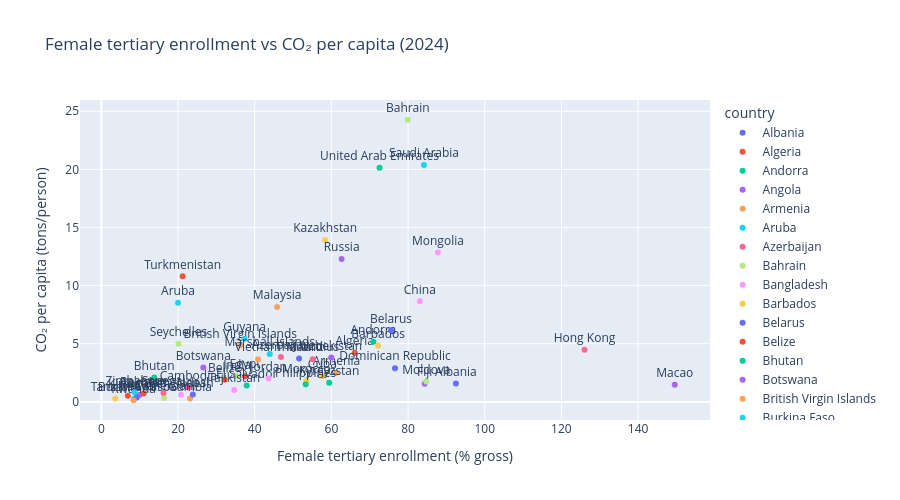

This figure's notebook cell:
### Code cell
# Latest-year static snapshot (for slides)
snapshot_year = viz_df['year'].max()
snap = viz_df[viz_df['year'] == snapshot_year]
fig2 = px.scatter(
    snap,
    x='female_tertiary_enrollment',
    y='co2_per_capita',
    color='country',
    text='country',
    labels={
        'female_tertiary_enrollment': 'Female tertiary enrollment (% gross)',
        'co2_per_capita': 'CO₂ per capita (tons/person)'
    },
    title=f'Female tertiary enrollment vs CO₂ per capita ({snapshot_year})'
)
fig2.update_traces(textposition='top center')
fig2.update_layout(height=500)
fig2.show()

### Figure 1 — Plotly figure (JSON) as saved in the notebook; plotly's stock layout.template omitted (floating-point values rounded to 4 significant figures)
{"data": [{"hovertemplate": "country=%{text}<br>Female tertiary enrollment (% gross)=%{x}<br>CO₂ per capita (tons/person)=%{y}<extra></extra>", "legendgroup": "Albania", "marker": {"color": "#636efa", "symbol": "circle"}, "mode": "markers+text", "name": "Albania", "orientation": "v", "showlegend": true, "text": ["Albania"], "textposition": "top center", "type": "scatter", "x": [92.49], "xaxis": "x", "y": [1.592], "yaxis": "y"}, {"hovertemplate": "country=%{text}<br>Female tertiary enrollment (% gross)=%{x}<br>CO₂ per capita (tons/person)=%{y}<extra></extra>", "legendgroup": "Algeria", "marker": {"color": "#EF553B", "symbol": "circle"}, "mode": "markers+text", "name": "Algeria", "orientation": "v", "showlegend": true, "text": ["Algeria"], "textposition": "top center", "type": "scatter", "x": [66.09], "xaxis": "x", "y": [4.234], "yaxis": "y"}, {"hovertemplate": "country=%{text}<br>Female tertiary enrollment (% gross)=%{x}<br>CO₂ per capita (tons/person)=%{y}<extra></extra>", "legendgroup": "Andorra", "marker": {"color": "#00cc96", "symbol": "circle"}, "mode": "markers+text", "name": "Andorra", "orientation": "v", "showlegend": true, "text": ["Andorra"], "textposition": "top center", "type": "scatter", "x": [70.94], "xaxis": "x", "y": [5.182], "yaxis": "y"}, {"hovertemplate": "country=%{text}<br>Female tertiary enrollment (% gross)=%{x}<br>CO₂ per capita (tons/person)=%{y}<extra></extra>", "legendgroup": "Angola", "marker": {"color": "#ab63fa", "symbol": "circle"}, "mode": "markers+text", "name": "Angola", "orientation": "v", "showlegend": true, "text": ["Angola"], "textposition": "top center", "type": "scatter", "x": [9.898], "xaxis": "x", "y": [0.5895], "yaxis": "y"}, {"hovertemplate": "country=%{text}<br>Female tertiary enrollment (% gross)=%{x}<br>CO₂ per capita (tons/person)=%{y}<extra></extra>", "legendgroup": "Armenia", "marker": {"color": "#FFA15A", "symbol": "circle"}, "mode": "markers+text", "name": "Armenia", "orientation": "v", "showlegend": true, "text": ["Armenia"], "textposition": "top center", "type": "scatter", "x": [61.3], "xaxis": "x", "y": [2.499], "yaxis": "y"}, {"hovertemplate": "country=%{text}<br>Female tertiary enrollment (% gross)=%{x}<br>CO₂ per capita (tons/person)=%{y}<extra></extra>", "legendgroup": "Aruba", "marker": {"color": "#19d3f3", "symbol": "circle"}, "mode": "markers+text", "name": "Aruba", "orientation": "v", "showlegend": true, "text": ["Aruba"], "textposition": "top center", "type": "scatter", "x": [19.99], "xaxis": "x", "y": [8.518], "yaxis": "y"}, {"hovertemplate": "country=%{text}<br>Female tertiary enrollment (% gross)=%{x}<br>CO₂ per capita (tons/person)=%{y}<extra></extra>", "legendgroup": "Azerbaijan", "marker": {"color": "#FF6692", "symbol": "circle"}, "mode": "markers+text", "name": "Azerbaijan", "orientation": "v", "showlegend": true, "text": ["Azerbaijan"], "textposition": "top center", "type": "scatter", "x": [46.85], "xaxis": "x", "y": [3.853], "yaxis": "y"}, {"hovertemplate": "country=%{text}<br>Female tertiary enrollment (% gross)=%{x}<br>CO₂ per capita (tons/person)=%{y}<extra></extra>", "legendgroup": "Bahrain", "marker": {"color": "#B6E880", "symbol": "circle"}, "mode": "markers+text", "name": "Bahrain", "orientation": "v", "showlegend": true, "text": ["Bahrain"], "textposition": "top center", "type": "scatter", "x": [79.94], "xaxis": "x", "y": [24.27], "yaxis": "y"}, {"hovertemplate": "country=%{text}<br>Female tertiary enrollment (% gross)=%{x}<br>CO₂ per capita (tons/person)=%{y}<extra></extra>", "legendgroup": "Bangladesh", "marker": {"color": "#FF97FF", "symbol": "circle"}, "mode": "markers+text", "name": "Bangladesh", "orientation": "v", "showlegend": true, "text": ["Bangladesh"], "textposition": "top center", "type": "scatter", "x": [20.79], "xaxis": "x", "y": [0.6241], "yaxis": "y"}, {"hovertemplate": "country=%{text}<br>Female tertiary enrollment (% gross)=%{x}<br>CO₂ per capita (tons/person)=%{y}<extra></extra>", "legendgroup": "Barbados", "marker": {"color": "#FECB52", "symbol": "circle"}, "mode": "markers+text", "name": "Barbados", "orientation": "v", "showlegend": true, "text": ["Barbados"], "textposition": "top center", "type": "scatter", "x": [72.2], "xaxis": "x", "y": [4.833], "yaxis": "y"}, {"hovertemplate": "country=%{text}<br>Female tertiary enrollment (% gross)=%{x}<br>CO₂ per capita (tons/person)=%{y}<extra></extra>", "legendgroup": "Belarus", "marker": {"color": "#636efa", "symbol": "circle"}, "mode": "markers+text", "name": "Belarus", "orientation": "v", "showlegend": true, "text": ["Belarus"], "textposition": "top center", "type": "scatter", "x": [75.55], "xaxis": "x", "y": [6.163], "yaxis": "y"}, {"hovertemplate": "country=%{text}<br>Female tertiary enrollment (% gross)=%{x}<br>CO₂ per capita (tons/person)=%{y}<extra></extra>", "legendgroup": "Belize", "marker": {"color": "#EF553B", "symbol": "circle"}, "mode": "markers+text", "name": "Belize", "orientation": "v", "showlegend": true, "text": ["Belize"], "textposition": "top center", "type": "scatter", "x": [32.14], "xaxis": "x", "y": [1.909], "yaxis": "y"}, {"hovertemplate": "country=%{text}<br>Female tertiary enrollment (% gross)=%{x}<br>CO₂ per capita (tons/person)=%{y}<extra></extra>", "legendgroup": "Bhutan", "marker": {"color": "#00cc96", "symbol": "circle"}, "mode": "markers+text", "name": "Bhutan", "orientation": "v", "showlegend": true, "text": ["Bhutan"], "textposition": "top center", "type": "scatter", "x": [13.79], "xaxis": "x", "y": [2.094], "yaxis": "y"}, {"hovertemplate": "country=%{text}<br>Female tertiary enrollment (% gross)=%{x}<br>CO₂ per capita (tons/person)=%{y}<extra></extra>", "legendgroup": "Botswana", "marker": {"color": "#ab63fa", "symbol": "circle"}, "mode": "markers+text", "name": "Botswana", "orientation": "v", "showlegend": true, "text": ["Botswana"], "textposition": "top center", "type": "scatter", "x": [26.59], "xaxis": "x", "y": [2.96], "yaxis": "y"}, {"hovertemplate": "country=%{text}<br>Female tertiary enrollment (% gross)=%{x}<br>CO₂ per capita (tons/person)=%{y}<extra></extra>", "legendgroup": "British Virgin Islands", "marker": {"color": "#FFA15A", "symbol": "circle"}, "mode": "markers+text", "name": "British Virgin Islands", "orientation": "v", "showlegend": true, "text": ["British Virgin Islands"], "textposition": "top center", "type": "scatter", "x": [36.24], "xaxis": "x", "y": [4.874], "yaxis": "y"}, {"hovertemplate": "country=%{text}<br>Female tertiary enrollment (% gross)=%{x}<br>CO₂ per capita (tons/person)=%{y}<extra></extra>", "legendgroup": "Burkina Faso", "marker": {"color": "#19d3f3", "symbol": "circle"}, "mode": "markers+text", "name": "Burkina Faso", "orientation": "v", "showlegend": true, "text": ["Burkina Faso"], "textposition": "top center", "type": "scatter", "x": [8.529], "xaxis": "x", "y": [0.2763], "yaxis": "y"}, {"hovertemplate": "country=%{text}<br>Female tertiary enrollment (% gross)=%{x}<br>CO₂ per capita (tons/person)=%{y}<extra></extra>", "legendgroup": "Cambodia", "marker": {"color": "#FF6692", "symbol": "circle"}, "mode": "markers+text", "name": "Cambodia", "orientation": "v", "showlegend": true, "text": ["Cambodia"], "textposition": "top center", "type": "scatter", "x": [22.69], "xaxis": "x", "y": [1.241], "yaxis": "y"}, {"hovertemplate": "country=%{text}<br>Female tertiary enrollment (% gross)=%{x}<br>CO₂ per capita (tons/person)=%{y}<extra></extra>", "legendgroup": "Cameroon", "marker": {"color": "#B6E880", "symbol": "circle"}, "mode": "markers+text", "name": "Cameroon", "orientation": "v", "showlegend": true, "text": ["Cameroon"], "textposition": "top center", "type": "scatter", "x": [16.36], "xaxis": "x", "y": [0.3307], "yaxis": "y"}, {"hovertemplate": "country=%{text}<br>Female tertiary enrollment (% gross)=%{x}<br>CO₂ per capita (tons/person)=%{y}<extra></extra>", "legendgroup": "China", "marker": {"color": "#FF97FF", "symbol": "circle"}, "mode": "markers+text", "name": "China", "orientation": "v", "showlegend": true, "text": ["China"], "textposition": "top center", "type": "scatter", "x": [83.07], "xaxis": "x", "y": [8.658], "yaxis": "y"}, {"hovertemplate": "country=%{text}<br>Female tertiary enrollment (% gross)=%{x}<br>CO₂ per capita (tons/person)=%{y}<extra></extra>", "legendgroup": "Cuba", "marker": {"color": "#FECB52", "symbol": "circle"}, "mode": "markers+text", "name": "Cuba", "orientation": "v", "showlegend": true, "text": ["Cuba"], "textposition": "top center", "type": "scatter", "x": [57.64], "xaxis": "x", "y": [2.226], "yaxis": "y"}, {"hovertemplate": "country=%{text}<br>Female tertiary enrollment (% gross)=%{x}<br>CO₂ per capita (tons/person)=%{y}<extra></extra>", "legendgroup": "Dominican Republic", "marker": {"color": "#636efa", "symbol": "circle"}, "mode": "markers+text", "name": "Dominican Republic", "orientation": "v", "showlegend": true, "text": ["Dominican Republic"], "textposition": "top center", "type": "scatter", "x": [76.59], "xaxis": "x", "y": [2.899], "yaxis": "y"}, {"hovertemplate": "country=%{text}<br>Female tertiary enrollment (% gross)=%{x}<br>CO₂ per capita (tons/person)=%{y}<extra></extra>", "legendgroup": "Egypt", "marker": {"color": "#EF553B", "symbol": "circle"}, "mode": "markers+text", "name": "Egypt", "orientation": "v", "showlegend": true, "text": ["Egypt"], "textposition": "top center", "type": "scatter", "x": [37.48], "xaxis": "x", "y": [2.217], "yaxis": "y"}, {"hovertemplate": "country=%{text}<br>Female tertiary enrollment (% gross)=%{x}<br>CO₂ per capita (tons/person)=%{y}<extra></extra>", "legendgroup": "El Salvador", "marker": {"color": "#00cc96", "symbol": "circle"}, "mode": "markers+text", "name": "El Salvador", "orientation": "v", "showlegend": true, "text": ["El Salvador"], "textposition": "top center", "type": "scatter", "x": [37.9], "xaxis": "x", "y": [1.416], "yaxis": "y"}, {"hovertemplate": "country=%{text}<br>Female tertiary enrollment (% gross)=%{x}<br>CO₂ per capita (tons/person)=%{y}<extra></extra>", "legendgroup": "Fiji", "marker": {"color": "#ab63fa", "symbol": "circle"}, "mode": "markers+text", "name": "Fiji", "orientation": "v", "showlegend": true, "text": ["Fiji"], "textposition": "top center", "type": "scatter", "x": [84.34], "xaxis": "x", "y": [1.556], "yaxis": "y"}, {"hovertemplate": "country=%{text}<br>Female tertiary enrollment (% gross)=%{x}<br>CO₂ per capita (tons/person)=%{y}<extra></extra>", "legendgroup": "Gambia", "marker": {"color": "#FFA15A", "symbol": "circle"}, "mode": "markers+text", "name": "Gambia", "orientation": "v", "showlegend": true, "text": ["Gambia"], "textposition": "top center", "type": "scatter", "x": [23.14], "xaxis": "x", "y": [0.2909], "yaxis": "y"}, {"hovertemplate": "country=%{text}<br>Female tertiary enrollment (% gross)=%{x}<br>CO₂ per capita (tons/person)=%{y}<extra></extra>", "legendgroup": "Guyana", "marker": {"color": "#19d3f3", "symbol": "circle"}, "mode": "markers+text", "name": "Guyana", "orientation": "v", "showlegend": true, "text": ["Guyana"], "textposition": "top center", "type": "scatter", "x": [37.36], "xaxis": "x", "y": [5.427], "yaxis": "y"}, {"hovertemplate": "country=%{text}<br>Female tertiary enrollment (% gross)=%{x}<br>CO₂ per capita (tons/person)=%{y}<extra></extra>", "legendgroup": "Hong Kong", "marker": {"color": "#FF6692", "symbol": "circle"}, "mode": "markers+text", "name": "Hong Kong", "orientation": "v", "showlegend": true, "text": ["Hong Kong"], "textposition": "top center", "type": "scatter", "x": [126.0], "xaxis": "x", "y": [4.494], "yaxis": "y"}, {"hovertemplate": "country=%{text}<br>Female tertiary enrollment (% gross)=%{x}<br>CO₂ per capita (tons/person)=%{y}<extra></extra>", "legendgroup": "India", "marker": {"color": "#B6E880", "symbol": "circle"}, "mode": "markers+text", "name": "India", "orientation": "v", "showlegend": true, "text": ["India"], "textposition": "top center", "type": "scatter", "x": [35.41], "xaxis": "x", "y": [2.201], "yaxis": "y"}, {"hovertemplate": "country=%{text}<br>Female tertiary enrollment (% gross)=%{x}<br>CO₂ per capita (tons/person)=%{y}<extra></extra>", "legendgroup": "Jordan", "marker": {"color": "#FF97FF", "symbol": "circle"}, "mode": "markers+text", "name": "Jordan", "orientation": "v", "showlegend": true, "text": ["Jordan"], "textposition": "top center", "type": "scatter", "x": [43.61], "xaxis": "x", "y": [2.01], "yaxis": "y"}, {"hovertemplate": "country=%{text}<br>Female tertiary enrollment (% gross)=%{x}<br>CO₂ per capita (tons/person)=%{y}<extra></extra>", "legendgroup": "Kazakhstan", "marker": {"color": "#FECB52", "symbol": "circle"}, "mode": "markers+text", "name": "Kazakhstan", "orientation": "v", "showlegend": true, "text": ["Kazakhstan"], "textposition": "top center", "type": "scatter", "x": [58.38], "xaxis": "x", "y": [13.94], "yaxis": "y"}, {"hovertemplate": "country=%{text}<br>Female tertiary enrollment (% gross)=%{x}<br>CO₂ per capita (tons/person)=%{y}<extra></extra>", "legendgroup": "Kenya", "marker": {"color": "#636efa", "symbol": "circle"}, "mode": "markers+text", "name": "Kenya", "orientation": "v", "showlegend": true, "text": ["Kenya"], "textposition": "top center", "type": "scatter", "x": [9.228], "xaxis": "x", "y": [0.3761], "yaxis": "y"}, {"hovertemplate": "country=%{text}<br>Female tertiary enrollment (% gross)=%{x}<br>CO₂ per capita (tons/person)=%{y}<extra></extra>", "legendgroup": "Kiribati", "marker": {"color": "#EF553B", "symbol": "circle"}, "mode": "markers+text", "name": "Kiribati", "orientation": "v", "showlegend": true, "text": ["Kiribati"], "textposition": "top center", "type": "scatter", "x": [6.912], "xaxis": "x", "y": [0.5386], "yaxis": "y"}, {"hovertemplate": "country=%{text}<br>Female tertiary enrollment (% gross)=%{x}<br>CO₂ per capita (tons/person)=%{y}<extra></extra>", "legendgroup": "Kyrgyzstan", "marker": {"color": "#00cc96", "symbol": "circle"}, "mode": "markers+text", "name": "Kyrgyzstan", "orientation": "v", "showlegend": true, "text": ["Kyrgyzstan"], "textposition": "top center", "type": "scatter", "x": [59.43], "xaxis": "x", "y": [1.638], "yaxis": "y"}, {"hovertemplate": "country=%{text}<br>Female tertiary enrollment (% gross)=%{x}<br>CO₂ per capita (tons/person)=%{y}<extra></extra>", "legendgroup": "Macao", "marker": {"color": "#ab63fa", "symbol": "circle"}, "mode": "markers+text", "name": "Macao", "orientation": "v", "showlegend": true, "text": ["Macao"], "textposition": "top center", "type": "scatter", "x": [149.6], "xaxis": "x", "y": [1.467], "yaxis": "y"}, {"hovertemplate": "country=%{text}<br>Female tertiary enrollment (% gross)=%{x}<br>CO₂ per capita (tons/person)=%{y}<extra></extra>", "legendgroup": "Malaysia", "marker": {"color": "#FFA15A", "symbol": "circle"}, "mode": "markers+text", "name": "Malaysia", "orientation": "v", "showlegend": true, "text": ["Malaysia"], "textposition": "top center", "type": "scatter", "x": [45.85], "xaxis": "x", "y": [8.162], "yaxis": "y"}, {"hovertemplate": "country=%{text}<br>Female tertiary enrollment (% gross)=%{x}<br>CO₂ per capita (tons/person)=%{y}<extra></extra>", "legendgroup": "Marshall Islands", "marker": {"color": "#19d3f3", "symbol": "circle"}, "mode": "markers+text", "name": "Marshall Islands", "orientation": "v", "showlegend": true, "text": ["Marshall Islands"], "textposition": "top center", "type": "scatter", "x": [43.93], "xaxis": "x", "y": [4.112], "yaxis": "y"}, {"hovertemplate": "country=%{text}<br>Female tertiary enrollment (% gross)=%{x}<br>CO₂ per capita (tons/person)=%{y}<extra></extra>", "legendgroup": "Mauritius", "marker": {"color": "#FF6692", "symbol": "circle"}, "mode": "markers+text", "name": "Mauritius", "orientation": "v", "showlegend": true, "text": ["Mauritius"], "textposition": "top center", "type": "scatter", "x": [55.13], "xaxis": "x", "y": [3.677], "yaxis": "y"}, {"hovertemplate": "country=%{text}<br>Female tertiary enrollment (% gross)=%{x}<br>CO₂ per capita (tons/person)=%{y}<extra></extra>", "legendgroup": "Moldova", "marker": {"color": "#B6E880", "symbol": "circle"}, "mode": "markers+text", "name": "Moldova", "orientation": "v", "showlegend": true, "text": ["Moldova"], "textposition": "top center", "type": "scatter", "x": [84.76], "xaxis": "x", "y": [1.755], "yaxis": "y"}, {"hovertemplate": "country=%{text}<br>Female tertiary enrollment (% gross)=%{x}<br>CO₂ per capita (tons/person)=%{y}<extra></extra>", "legendgroup": "Mongolia", "marker": {"color": "#FF97FF", "symbol": "circle"}, "mode": "markers+text", "name": "Mongolia", "orientation": "v", "showlegend": true, "text": ["Mongolia"], "textposition": "top center", "type": "scatter", "x": [87.79], "xaxis": "x", "y": [12.86], "yaxis": "y"}, {"hovertemplate": "country=%{text}<br>Female tertiary enrollment (% gross)=%{x}<br>CO₂ per capita (tons/person)=%{y}<extra></extra>", "legendgroup": "Morocco", "marker": {"color": "#FECB52", "symbol": "circle"}, "mode": "markers+text", "name": "Morocco", "orientation": "v", "showlegend": true, "text": ["Morocco"], "textposition": "top center", "type": "scatter", "x": [53.48], "xaxis": "x", "y": [1.814], "yaxis": "y"}, {"hovertemplate": "country=%{text}<br>Female tertiary enrollment (% gross)=%{x}<br>CO₂ per capita (tons/person)=%{y}<extra></extra>", "legendgroup": "Nepal", "marker": {"color": "#636efa", "symbol": "circle"}, "mode": "markers+text", "name": "Nepal", "orientation": "v", "showlegend": true, "text": ["Nepal"], "textposition": "top center", "type": "scatter", "x": [23.87], "xaxis": "x", "y": [0.6332], "yaxis": "y"}, {"hovertemplate": "country=%{text}<br>Female tertiary enrollment (% gross)=%{x}<br>CO₂ per capita (tons/person)=%{y}<extra></extra>", "legendgroup": "Pakistan", "marker": {"color": "#EF553B", "symbol": "circle"}, "mode": "markers+text", "name": "Pakistan", "orientation": "v", "showlegend": true, "text": ["Pakistan"], "textposition": "top center", "type": "scatter", "x": [11.01], "xaxis": "x", "y": [0.7156], "yaxis": "y"}, {"hovertemplate": "country=%{text}<br>Female tertiary enrollment (% gross)=%{x}<br>CO₂ per capita (tons/person)=%{y}<extra></extra>", "legendgroup": "Philippines", "marker": {"color": "#00cc96", "symbol": "circle"}, "mode": "markers+text", "name": "Philippines", "orientation": "v", "showlegend": true, "text": ["Philippines"], "textposition": "top center", "type": "scatter", "x": [53.3], "xaxis": "x", "y": [1.51], "yaxis": "y"}, {"hovertemplate": "country=%{text}<br>Female tertiary enrollment (% gross)=%{x}<br>CO₂ per capita (tons/person)=%{y}<extra></extra>", "legendgroup": "Russia", "marker": {"color": "#ab63fa", "symbol": "circle"}, "mode": "markers+text", "name": "Russia", "orientation": "v", "showlegend": true, "text": ["Russia"], "textposition": "top center", "type": "scatter", "x": [62.67], "xaxis": "x", "y": [12.29], "yaxis": "y"}, {"hovertemplate": "country=%{text}<br>Female tertiary enrollment (% gross)=%{x}<br>CO₂ per capita (tons/person)=%{y}<extra></extra>", "legendgroup": "Rwanda", "marker": {"color": "#FFA15A", "symbol": "circle"}, "mode": "markers+text", "name": "Rwanda", "orientation": "v", "showlegend": true, "text": ["Rwanda"], "textposition": "top center", "type": "scatter", "x": [8.403], "xaxis": "x", "y": [0.1426], "yaxis": "y"}, {"hovertemplate": "country=%{text}<br>Female tertiary enrollment (% gross)=%{x}<br>CO₂ per capita (tons/person)=%{y}<extra></extra>", "legendgroup": "Saudi Arabia", "marker": {"color": "#19d3f3", "symbol": "circle"}, "mode": "markers+text", "name": "Saudi Arabia", "orientation": "v", "showlegend": true, "text": ["Saudi Arabia"], "textposition": "top center", "type": "scatter", "x": [84.15], "xaxis": "x", "y": [20.38], "yaxis": "y"}, {"hovertemplate": "country=%{text}<br>Female tertiary enrollment (% gross)=%{x}<br>CO₂ per capita (tons/person)=%{y}<extra></extra>", "legendgroup": "Senegal", "marker": {"color": "#FF6692", "symbol": "circle"}, "mode": "markers+text", "name": "Senegal", "orientation": "v", "showlegend": true, "text": ["Senegal"], "textposition": "top center", "type": "scatter", "x": [16.22], "xaxis": "x", "y": [0.7616], "yaxis": "y"}, {"hovertemplate": "country=%{text}<br>Female tertiary enrollment (% gross)=%{x}<br>CO₂ per capita (tons/person)=%{y}<extra></extra>", "legendgroup": "Seychelles", "marker": {"color": "#B6E880", "symbol": "circle"}, "mode": "markers+text", "name": "Seychelles", "orientation": "v", "showlegend": true, "text": ["Seychelles"], "textposition": "top center", "type": "scatter", "x": [20.11], "xaxis": "x", "y": [5.003], "yaxis": "y"}, {"hovertemplate": "country=%{text}<br>Female tertiary enrollment (% gross)=%{x}<br>CO₂ per capita (tons/person)=%{y}<extra></extra>", "legendgroup": "Tajikistan", "marker": {"color": "#FF97FF", "symbol": "circle"}, "mode": "markers+text", "name": "Tajikistan", "orientation": "v", "showlegend": true, "text": ["Tajikistan"], "textposition": "top center", "type": "scatter", "x": [34.68], "xaxis": "x", "y": [1.014], "yaxis": "y"}, {"hovertemplate": "country=%{text}<br>Female tertiary enrollment (% gross)=%{x}<br>CO₂ per capita (tons/person)=%{y}<extra></extra>", "legendgroup": "Tanzania", "marker": {"color": "#FECB52", "symbol": "circle"}, "mode": "markers+text", "name": "Tanzania", "orientation": "v", "showlegend": true, "text": ["Tanzania"], "textposition": "top center", "type": "scatter", "x": [3.627], "xaxis": "x", "y": [0.292], "yaxis": "y"}, {"hovertemplate": "country=%{text}<br>Female tertiary enrollment (% gross)=%{x}<br>CO₂ per capita (tons/person)=%{y}<extra></extra>", "legendgroup": "Thailand", "marker": {"color": "#636efa", "symbol": "circle"}, "mode": "markers+text", "name": "Thailand", "orientation": "v", "showlegend": true, "text": ["Thailand"], "textposition": "top center", "type": "scatter", "x": [51.58], "xaxis": "x", "y": [3.736], "yaxis": "y"}, {"hovertemplate": "country=%{text}<br>Female tertiary enrollment (% gross)=%{x}<br>CO₂ per capita (tons/person)=%{y}<extra></extra>", "legendgroup": "Turkmenistan", "marker": {"color": "#EF553B", "symbol": "circle"}, "mode": "markers+text", "name": "Turkmenistan", "orientation": "v", "showlegend": true, "text": ["Turkmenistan"], "textposition": "top center", "type": "scatter", "x": [21.21], "xaxis": "x", "y": [10.81], "yaxis": "y"}, {"hovertemplate": "country=%{text}<br>Female tertiary enrollment (% gross)=%{x}<br>CO₂ per capita (tons/person)=%{y}<extra></extra>", "legendgroup": "United Arab Emirates", "marker": {"color": "#00cc96", "symbol": "circle"}, "mode": "markers+text", "name": "United Arab Emirates", "orientation": "v", "showlegend": true, "text": ["United Arab Emirates"], "textposition": "top center", "type": "scatter", "x": [72.57], "xaxis": "x", "y": [20.13], "yaxis": "y"}, {"hovertemplate": "country=%{text}<br>Female tertiary enrollment (% gross)=%{x}<br>CO₂ per capita (tons/person)=%{y}<extra></extra>", "legendgroup": "Uzbekistan", "marker": {"color": "#ab63fa", "symbol": "circle"}, "mode": "markers+text", "name": "Uzbekistan", "orientation": "v", "showlegend": true, "text": ["Uzbekistan"], "textposition": "top center", "type": "scatter", "x": [59.98], "xaxis": "x", "y": [3.829], "yaxis": "y"}, {"hovertemplate": "country=%{text}<br>Female tertiary enrollment (% gross)=%{x}<br>CO₂ per capita (tons/person)=%{y}<extra></extra>", "legendgroup": "Vietnam", "marker": {"color": "#FFA15A", "symbol": "circle"}, "mode": "markers+text", "name": "Vietnam", "orientation": "v", "showlegend": true, "text": ["Vietnam"], "textposition": "top center", "type": "scatter", "x": [40.86], "xaxis": "x", "y": [3.673], "yaxis": "y"}, {"hovertemplate": "country=%{text}<br>Female tertiary enrollment (% gross)=%{x}<br>CO₂ per capita (tons/person)=%{y}<extra></extra>", "legendgroup": "Zimbabwe", "marker": {"color": "#19d3f3", "symbol": "circle"}, "mode": "markers+text", "name": "Zimbabwe", "orientation": "v", "showlegend": true, "text": ["Zimbabwe"], "textposition": "top center", "type": "scatter", "x": [8.661], "xaxis": "x", "y": [0.8237], "yaxis": "y"}], "layout": {"height": 500, "legend": {"title": {"text": "country"}, "tracegroupgap": 0}, "title": {"text": "Female tertiary enrollment vs CO₂ per capita (2024)"}, "xaxis": {"anchor": "y", "domain": [0, 1], "title": {"text": "Female tertiary enrollment (% gross)"}}, "yaxis": {"anchor": "x", "domain": [0, 1], "title": {"text": "CO₂ per capita (tons/person)"}}}}
